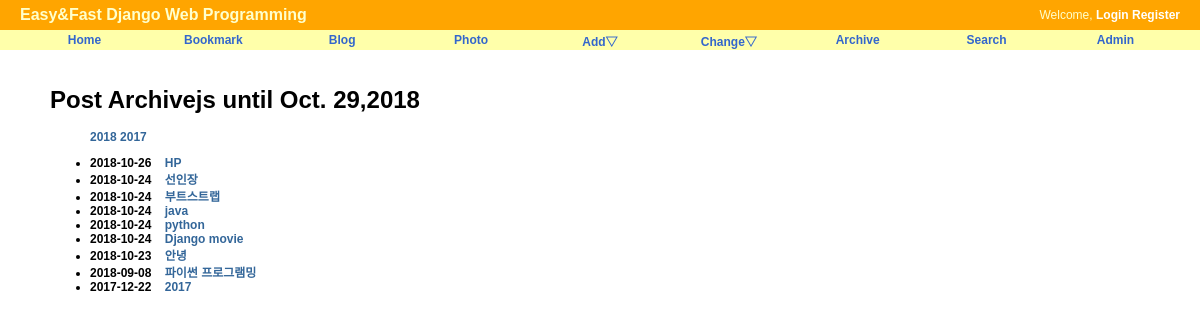
The page /blog/archive on the database its author committed.
### blog/models.py (models this page shows, shortened)
class Post(models.Model):
    title = models.CharField('TITLE',max_length=50)
    slug = models.SlugField('SLUG', unique=True, allow_unicode=True,help_text = 'one word for title alias.')
    description = models.CharField('DESCRIPTION',max_length=100,blank=True, null=True, help_text='simple description text.')
    content = models.TextField('CONTENT')
    create_date = models.DateTimeField('Create Date',auto_now_add =True)
    modify_date = models.DateTimeField('Modify Date', auto_now=True)
    owner = models.ForeignKey(User, null=True, on_delete=models.CASCADE)
    class Meta:
        verbose_name = 'post'
        verbose_name_plural = 'posts'
        db_table = 'blog_posts'
        ordering = ('-modify_date', )
    def get_absolute_url(self):
        return reverse('blog:post_detail', args=(self.slug,))

### blog/views.py (the view)
# urls.py: path('archive', PostAV.as_view(), name="post_archive"),
class PostAV(ArchiveIndexView):
    model = Post
    date_field = 'modify_date'

### blog/templates/blog/post_archive.html (shortened to what this page needs)
{% extends "base.html" %}
{% block content %}
<div id="content">
<h1>Post Archivejs until {% now "N d,Y"%} </h1>
<ul>
    {% for date in date_list %}
        <li style="display: inline;">
            <a href="{% url 'blog:post_year_archive' date|date:"Y" %}">  {{date|date:"Y"}} </a>
        </li>
    {% endfor %}
</ul>
<div>
    <ul>
        {% for post in object_list %}
            <li> {{post.modify_date |date:"Y-m-d"}} &nbsp;&nbsp;
                <a href ="{{ post.get_absolute_url }}"><strong> {{post.title}} </strong></a>
            </li>
        {% endfor %}
{% endblock %}

### static/css/base.css (style rules this page uses)
body { font-family: "Lucida Grande", Verdana, Arial, sans-serif; font-size: 12px; }
div#content { position: absolute; top: 70px; left: 50px; right: 50px; }
a:link, a:visited { color: #369; text-decoration: none; }

### rows shown on the page
Post: modify_date "2018-10-26", title "HP"
Post: modify_date "2018-10-24", title "선인장"
Post: modify_date "2018-10-24", title "부트스트랩"
Post: modify_date "2018-10-24", title "java"
Post: modify_date "2018-10-24", title "python"
Post: modify_date "2018-10-24", title "Django movie"
Post: modify_date "2018-10-23", title "안녕"
Post: modify_date "2018-09-08", title "파이썬 프로그램밍"
Post: modify_date "2017-12-22", title "2017"

### other values the page prints
{{ date|date:"Y" }} "2018" "2017"
